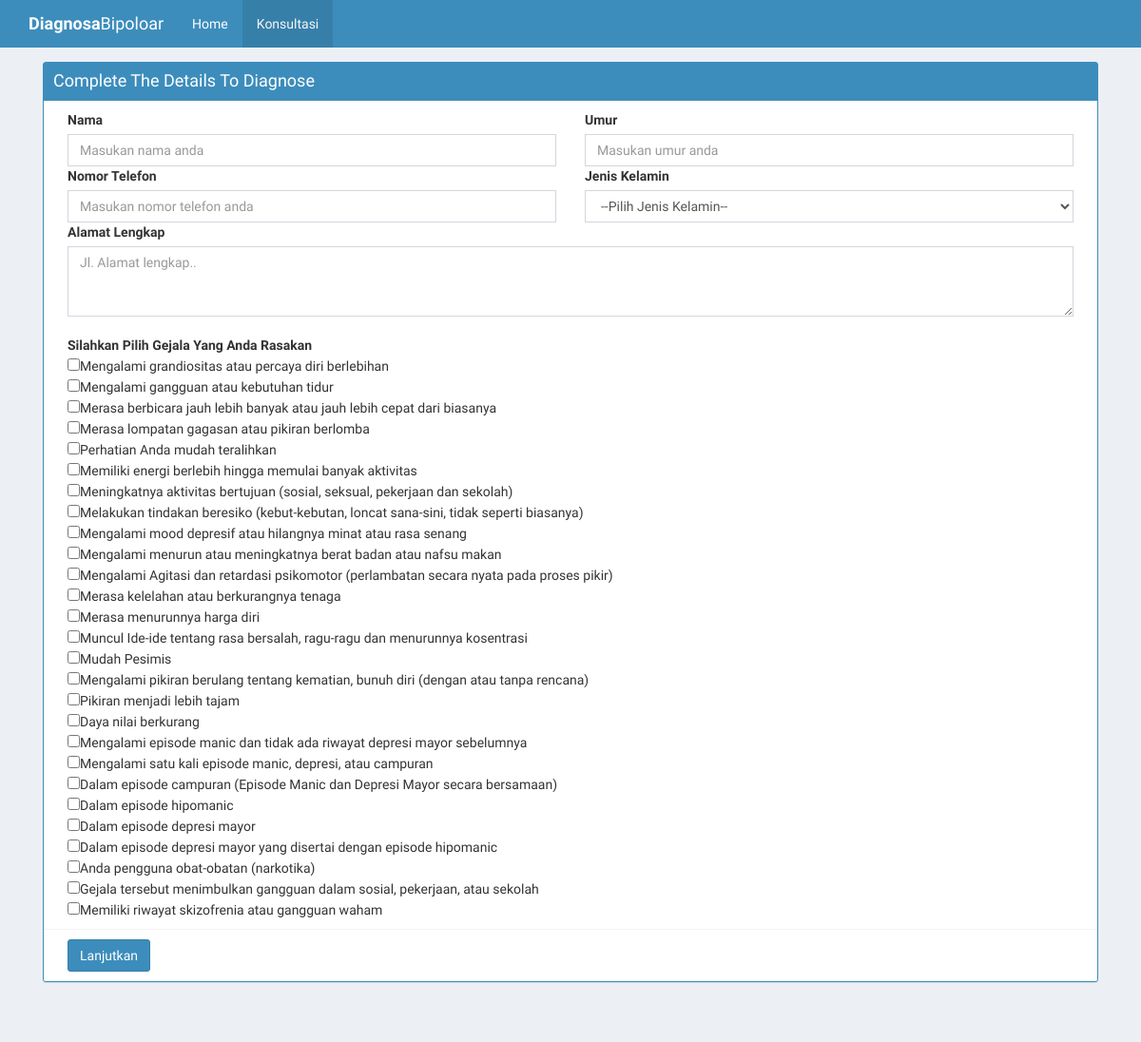
Screenshot of /index.php/konsultasi with the database file from the repository.
### tables this page shows
CREATE TABLE `tb_gejala` (
  `id_gejala` char(5) NOT NULL,
  `nama_gejala` varchar(255) NOT NULL,
  `pertanyaan` varchar(255) NOT NULL,
  `fase_gejala` enum('1','2') NOT NULL,
  `bobot_gejala` float NOT NULL
);

### application/controllers/Konsultasi.php (called while the page is built, shortened)
<?php
class Konsultasi extends CI_Controller
{
  public function __construct()
  {
    $this->load->model(array('STDCRUD'));
  }
  function index()
  {
    $data['title'] = "Konsultasi";
    $data['header'] = "Biodata";
    $data['subheader'] = "Silahkan mengisi biodata anda";
    $data['gejala'] = $this->STDCRUD->getAll('tb_gejala')->result();
    $konten['konten'] = $this->load->view('Konsultasi', $data, TRUE);
    $this->load->view('MenuFrontEnd', $konten);
  }
}
 ?>

### index.php (called while the page is built, shortened)
<?php
require_once BASEPATH.'core/CodeIgniter.php';

### application/models/STDCRUD.php (called while the page is built, shortened)
<?php
class STDCRUD extends CI_Model{
  function getAll($table)
  {
    $data = $this->db->get($table);
    return $data;
  }
}

### application/views/Konsultasi.php (the view, shortened to what this page needs)
<div class="box box-solid box-primary">
  <div class="box-header">
    <h1 class="box-title">Complete The Details To Diagnose</h1>
  </div>
  <form action="<?= site_url('konsultasi') ?>" method="post">
    <div class="box-body">
      <div class="row">
        <div class="col-sm-12">
          <div class="form-group">
            <div class="col-sm-6">
              <label for="">Nama</label>
              <input type="text" required name="nama" placeholder="Masukan nama anda" value="" class="form-control">
            </div>
            <div class="col-sm-6">
              <label for="">Umur</label>
              <input type="number" required name="umur" placeholder="Masukan umur anda" class="form-control" value="">
            </div>
          </div>
          <div class="form-group">
            <div class="col-sm-6">
              <label for="">Nomor Telefon</label>
              <input type="tel" required class="form-control" name="telefon" value="" placeholder="Masukan nomor telefon anda">
            </div>
          </div>
          <div class="form-group">
            <div class="col-sm-6">
              <label for="">Jenis Kelamin</label>
                <select class="form-control" name="gender" required>
                  <option value="" selected disabled>--Pilih Jenis Kelamin--</option>
                </select>
              </div>
            </div>
            <div class="form-group">
              <div class="col-sm-12">
                <label for="">Alamat Lengkap</label>
                <textarea name="alamat" rows="3" placeholder="Jl. Alamat lengkap.." class="form-control" required></textarea>
              </div>
            </div>
          </div>
        </div>
        <br>
        <div class="row">
          <div class="col-sm-12">
            <div class="form-group">
              <div class="col-sm-12">
                <b>Silahkan Pilih Gejala Yang Anda Rasakan</b>
              </div>
            </div>
          </div>
          <div class="col-sm-12">
            <div class="form-group">
              <?php foreach ($gejala as $key): ?>
                <div class="col-sm-12">
                  <input type="checkbox" class="minimal" name="" value="<?= $key->id_gejala ?> "><?php echo $key->nama_gejala ?>
                </div>
              <?php endforeach; ?>
            </div>
          </div>
        </div>
      </div>
    <div class="box-footer">
        <div class="form-group">
          <div class="col-sm-12">
            <button type="submit" name="button" class="btn btn-primary">Lanjutkan</button>
          </div>
        </div>
     </div>
  </form>
</div>

### application/views/MenuFrontEnd.php (shortened to what this page needs)
<!DOCTYPE html>
<html>
<head>
  <link rel="stylesheet" href="<?php echo base_url()?>asset/admin/bower_components/bootstrap/dist/css/bootstrap.min.css">
  <link rel="stylesheet" href="<?php echo base_url()?>asset/admin/bower_components/font-awesome/css/font-awesome.min.css">
  <link rel="stylesheet" href="<?php echo base_url()?>asset/admin/bower_components/Ionicons/css/ionicons.min.css">
  <link rel="stylesheet" href="<?php echo base_url()?>asset/admin/css/AdminLTE.min.css">
  <link rel="stylesheet" href="<?php echo base_url()?>asset/admin/css/skins/_all-skins.min.css">
  <link rel="stylesheet" href="<?php echo base_url()?>asset/admin/plugins/iCheck/all.css">
</head>
<body class="hold-transition skin-blue layout-top-nav">
<div class="wrapper">
  <header class="main-header">
    <nav class="navbar navbar-static-top">
      <div class="container">
        <div class="navbar-header">
          <a href="<?= site_url('Home') ?> " class="navbar-brand"><b>Diagnosa</b>Bipoloar</a>
        </div>
        <div class="collapse navbar-collapse pull-left" id="navbar-collapse">
          <ul class="nav navbar-nav">
            <li class="<?=($title == "Home") ? "active" : "" ?>"><a href="<?= site_url('Home') ?>">Home<span class="sr-only">(current)</span></a></li>
            <li class="<?=($title == "Konsultasi") ? "active" : "" ?>"><a href="<?= site_url('Konsultasi') ?>">Konsultasi<span class="sr-only">(current)</span></a></li>
          </ul>
        </div>
      </div>
    </nav>
  </header>
  <div class="content-wrapper">
    <div class="container">
      <section class="content">
        <?php echo $konten ?>
      </section>
    </div>
  </div>
</div>
</body>
</html>

### rows the page displays
tb_gejala: nama_gejala "Mengalami grandiositas atau percaya diri berlebihan"
tb_gejala: nama_gejala "Mengalami gangguan atau kebutuhan tidur"
tb_gejala: nama_gejala "Merasa berbicara jauh lebih banyak atau jauh lebih cepat dari biasanya"
tb_gejala: nama_gejala "Merasa lompatan gagasan atau pikiran berlomba"
tb_gejala: nama_gejala "Perhatian Anda mudah teralihkan"
tb_gejala: nama_gejala "Memiliki energi berlebih hingga memulai banyak aktivitas"
tb_gejala: nama_gejala "Meningkatnya aktivitas bertujuan (sosial, seksual, pekerjaan dan sekolah)"
tb_gejala: nama_gejala "Melakukan tindakan beresiko (kebut-kebutan, loncat sana-sini, tidak seperti biasanya)"
tb_gejala: nama_gejala "Mengalami mood depresif atau hilangnya minat atau rasa senang"
tb_gejala: nama_gejala "Mengalami menurun atau meningkatnya berat badan atau nafsu makan"
tb_gejala: nama_gejala "Mengalami Agitasi dan retardasi psikomotor (perlambatan secara nyata pada proses pikir)"
tb_gejala: nama_gejala "Merasa kelelahan atau berkurangnya tenaga"
tb_gejala: nama_gejala "Merasa menurunnya harga diri"
tb_gejala: nama_gejala "Muncul Ide-ide tentang rasa bersalah, ragu-ragu dan menurunnya kosentrasi"
tb_gejala: nama_gejala "Mudah Pesimis"
tb_gejala: nama_gejala "Mengalami pikiran berulang tentang kematian, bunuh diri (dengan atau tanpa rencana)"
tb_gejala: nama_gejala "Pikiran menjadi lebih tajam"
tb_gejala: nama_gejala "Daya nilai berkurang"
tb_gejala: nama_gejala "Mengalami episode manic dan tidak ada riwayat depresi mayor sebelumnya"
tb_gejala: nama_gejala "Mengalami satu kali episode manic, depresi, atau campuran"
tb_gejala: nama_gejala "Dalam episode campuran (Episode Manic dan Depresi Mayor secara bersamaan)"
tb_gejala: nama_gejala "Dalam episode hipomanic"
tb_gejala: nama_gejala "Dalam episode depresi mayor"
tb_gejala: nama_gejala "Dalam episode depresi mayor yang disertai dengan episode hipomanic"
tb_gejala: nama_gejala "Anda pengguna obat-obatan (narkotika)"
tb_gejala: nama_gejala "Gejala tersebut menimbulkan gangguan dalam sosial, pekerjaan, atau sekolah"
tb_gejala: nama_gejala "Memiliki riwayat skizofrenia atau gangguan waham"
